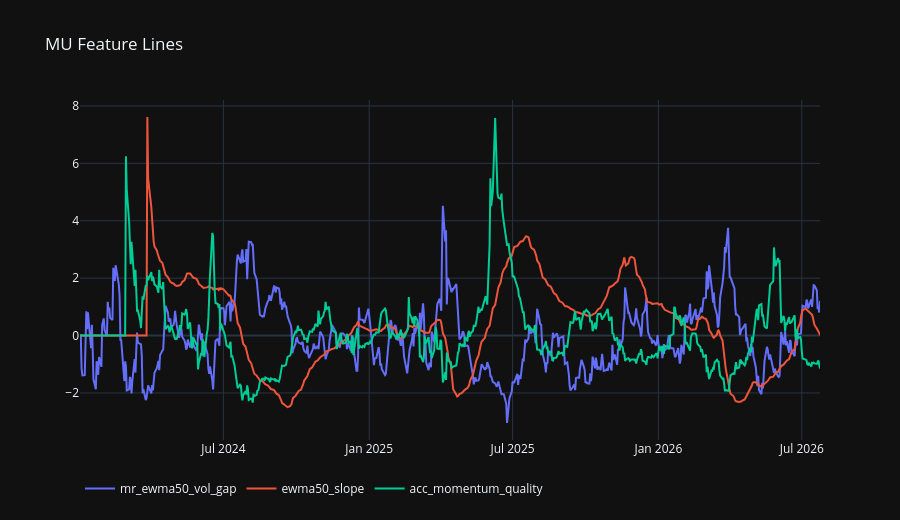

The code cell stored with this chart in its notebook:
### Markdown cell above
## Mean Reversion and EWMA Trend

### Code cell
TREND_FEATURES = ["mr_ewma50_vol_gap", "ewma50_slope", "acc_momentum_quality"]
plot_feature_lines(features_pd, DEFAULT_TICKER, TREND_FEATURES, normalize=False, rolling_window=None).show()

### Figure 1 — Plotly figure (JSON) as saved in the notebook; plotly's stock layout.template omitted (floating-point values rounded to 4 significant figures; data arrays with more than 128 entries replaced by an {"elided": "..."} marker saying what was removed)
{"data": [{"hovertemplate": "%{x|%Y-%m-%d}<br>%{y:.4f}<extra>mr_ewma50_vol_gap</extra>", "mode": "lines", "name": "mr_ewma50_vol_gap", "type": "scatter", "x": {"elided": "642 str values"}, "y": {"elided": "642 float values"}}, {"hovertemplate": "%{x|%Y-%m-%d}<br>%{y:.4f}<extra>ewma50_slope</extra>", "mode": "lines", "name": "ewma50_slope", "type": "scatter", "x": {"elided": "642 str values"}, "y": {"elided": "642 float values"}}, {"hovertemplate": "%{x|%Y-%m-%d}<br>%{y:.4f}<extra>acc_momentum_quality</extra>", "mode": "lines", "name": "acc_momentum_quality", "type": "scatter", "x": {"elided": "642 str values"}, "y": {"elided": "642 float values"}}], "layout": {"height": 520, "hovermode": "x unified", "legend": {"orientation": "h"}, "title": {"text": "MU Feature Lines"}}}
